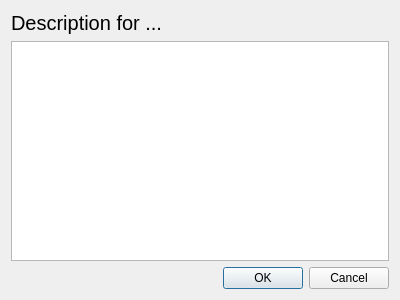
<?xml version="1.0" encoding="UTF-8"?>
<ui version="4.0">
 <class>DescribeDialog</class>
 <widget class="QDialog" name="DescribeDialog">
  <property name="geometry">
   <rect>
    <x>0</x>
    <y>0</y>
    <width>400</width>
    <height>300</height>
   </rect>
  </property>
  <property name="windowTitle">
   <string>Describe</string>
  </property>
  <layout class="QVBoxLayout" name="verticalLayout">
   <item>
    <widget class="QLabel" name="lblHeader">
     <property name="font">
      <font>
       <pointsize>15</pointsize>
      </font>
     </property>
     <property name="text">
      <string>Description for ...</string>
     </property>
    </widget>
   </item>
   <item>
    <widget class="QPlainTextEdit" name="txtDescription"/>
   </item>
   <item>
    <widget class="QDialogButtonBox" name="buttonBox">
     <property name="orientation">
      <enum>Qt::Horizontal</enum>
     </property>
     <property name="standardButtons">
      <set>QDialogButtonBox::Cancel|QDialogButtonBox::Ok</set>
     </property>
    </widget>
   </item>
  </layout>
 </widget>
 <tabstops>
  <tabstop>txtDescription</tabstop>
  <tabstop>buttonBox</tabstop>
 </tabstops>
 <resources/>
 <connections>
  <connection>
   <sender>buttonBox</sender>
   <signal>accepted()</signal>
   <receiver>DescribeDialog</receiver>
   <slot>accept()</slot>
   <hints>
    <hint type="sourcelabel">
     <x>248</x>
     <y>254</y>
    </hint>
    <hint type="destinationlabel">
     <x>157</x>
     <y>274</y>
    </hint>
   </hints>
  </connection>
  <connection>
   <sender>buttonBox</sender>
   <signal>rejected()</signal>
   <receiver>DescribeDialog</receiver>
   <slot>reject()</slot>
   <hints>
    <hint type="sourcelabel">
     <x>316</x>
     <y>260</y>
    </hint>
    <hint type="destinationlabel">
     <x>286</x>
     <y>274</y>
    </hint>
   </hints>
  </connection>
 </connections>
</ui>
